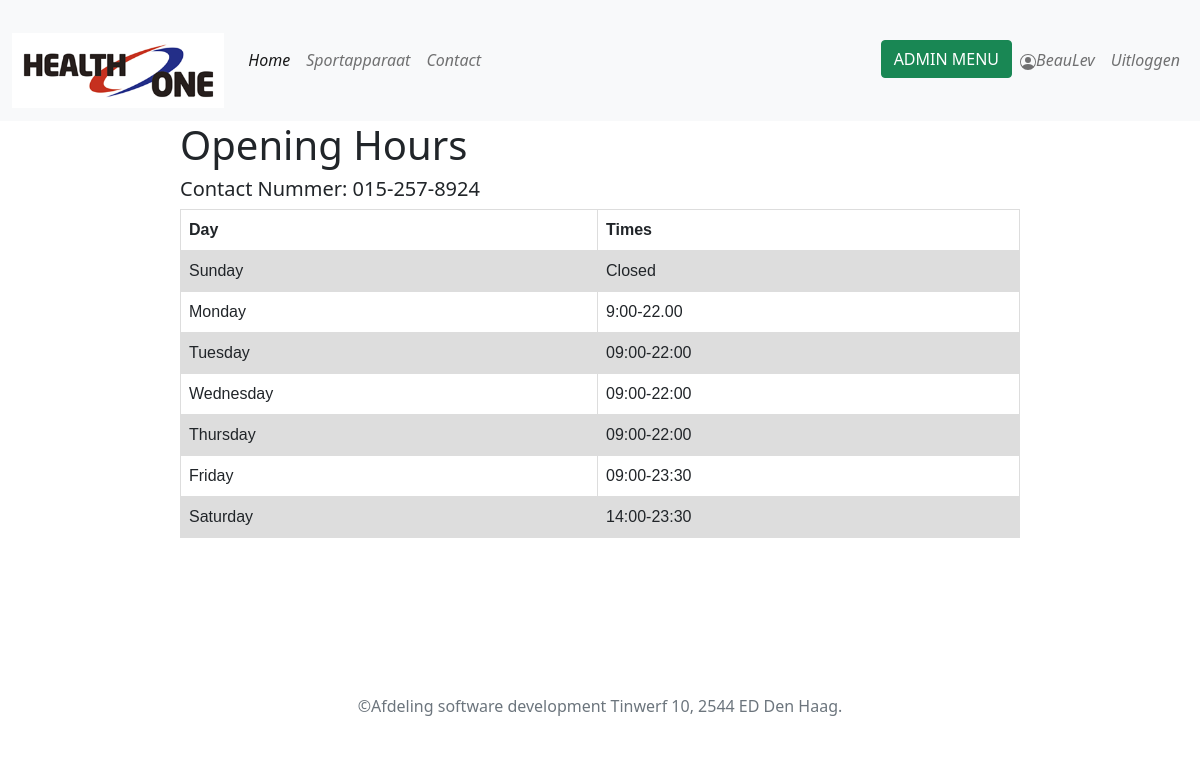
The app's page /contact (signed in) with its own data.
### tables this page shows
CREATE TABLE `hours` (
  `id` int(11) NOT NULL,
  `hour` varchar(255) NOT NULL,
  `dayId` int(11) NOT NULL
);

CREATE TABLE `days` (
  `id` int(11) NOT NULL,
  `name` varchar(255) NOT NULL
);

### Modules/Products.php (called while the page is built, shortened)
<?php
function getAllTimes() {
    global $pdo;
    $sth = $pdo->prepare(
        "SELECT days.id, days.name, hours.hour AS hour FROM days
        LEFT JOIN hours
        ON hours.dayId=days.id
        ORDER BY days.id");
    $sth->execute();
    $result = $sth->fetchAll(PDO::FETCH_CLASS, "time");
    return $result;
}

### Templates/contact.php (the view, shortened to what this page needs)
<!DOCTYPE html>
    <html>
    <?php
    include_once('defaults/head.php');
    ?>
    <body>
        <div class="container-fluid main p-0">
            <?php
            include_once ('defaults/menu.php');
            ?>
    <div style="width: 70vw" class="container-fluid p-0">
        <h1>Opening Hours</h1>
        <h5 >Contact Nummer: 015-257-8924</h5>
        <table>
            <thead>
                <tr>
                    <th>Day</th>
                    <th>Times</th>
                </tr>
            </thead>
            <?php $time = getAllTimes(); ?>
            <?php foreach($time as &$times): ?>
            <tbody>
                <tr>
                    <td><?= $times->name ?></td>
                    <td><?= $times->hour ?></td>
            <?php endforeach; ?>
                </tr>
            </tbody>
        </table>
        <iframe src="https://www.google.com/maps/embed?pb=!1m18!1m12!1m3!1d2456.639007785454!2d4.330076816035862!3d51.995232982737576!2m3!1f0!2f0!3f
        0!3m2!1i1024!2i768!4f13.1!3m3!1m2!1s0x47c5b44d61a108cf%3A0x9da6361d0a36ebd1!2sZuidhoornseweg%206A%2C%202625%20DV%20Den%20Hoorn!5e0!3m2!1sen!2snl!
        4v1634121943047!5m2!1sen!2snl" style="border:0; width:100%" ></iframe>
    </div>
            <?php
            include_once ('defaults/footer.php');
            ?>
            </div>
    </body>
</html>

### public/css/style.css (style rules this page uses)
body { background-color: rgba(255, 0, 0, 0.7); }
.main { background-color: white; min-height: 100vh; width: 100vw; }

### Templates/contact.php (style rules this page uses)
table { font-family: arial, sans-serif; border-collapse: collapse; width: 100%; }
td, th { border: 1px solid #dddddd; text-align: left; padding: 8px; }
tbody:nth-child(even) { background-color: #dddddd; }

### records on screen
hours: dayId.name "Sunday", hour "Closed"
hours: dayId.name "Monday", hour "9:00-22.00"
hours: dayId.name "Tuesday", hour "09:00-22:00"
hours: dayId.name "Wednesday", hour "09:00-22:00"
hours: dayId.name "Thursday", hour "09:00-22:00"
hours: dayId.name "Friday", hour "09:00-23:30"
hours: dayId.name "Saturday", hour "14:00-23:30"

### other values on screen
$_SESSION['username'] "BeauLev"
